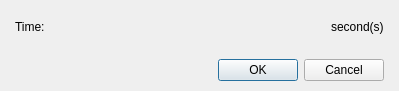
<?xml version="1.0" encoding="UTF-8"?>
<ui version="4.0">
 <class>DialogCommandWait</class>
 <widget class="QDialog" name="DialogCommandWait">
  <property name="geometry">
   <rect>
    <x>0</x>
    <y>0</y>
    <width>399</width>
    <height>91</height>
   </rect>
  </property>
  <property name="windowTitle">
   <string>Wait...</string>
  </property>
  <layout class="QGridLayout" name="gridLayout">
   <property name="leftMargin">
    <number>15</number>
   </property>
   <property name="topMargin">
    <number>10</number>
   </property>
   <property name="rightMargin">
    <number>15</number>
   </property>
   <property name="bottomMargin">
    <number>10</number>
   </property>
   <item row="0" column="0">
    <layout class="QVBoxLayout" name="verticalLayout" stretch="1,0">
     <property name="spacing">
      <number>15</number>
     </property>
     <item>
      <layout class="QHBoxLayout" name="horizontalLayout" stretch="0,1,0">
       <item>
        <widget class="QLabel" name="labelTime">
         <property name="text">
          <string>Time:</string>
         </property>
        </widget>
       </item>
       <item>
        <widget class="PanelPrimitiveValue" name="panelPrimitiveTime" native="true">
         <property name="enabled">
          <bool>true</bool>
         </property>
         <property name="minimumSize">
          <size>
           <width>250</width>
           <height>27</height>
          </size>
         </property>
         <property name="maximumSize">
          <size>
           <width>250</width>
           <height>27</height>
          </size>
         </property>
        </widget>
       </item>
       <item>
        <widget class="QLabel" name="labelSeconds">
         <property name="text">
          <string>second(s)</string>
         </property>
        </widget>
       </item>
      </layout>
     </item>
     <item>
      <widget class="QDialogButtonBox" name="buttonBox">
       <property name="orientation">
        <enum>Qt::Horizontal</enum>
       </property>
       <property name="standardButtons">
        <set>QDialogButtonBox::Cancel|QDialogButtonBox::Ok</set>
       </property>
      </widget>
     </item>
    </layout>
   </item>
  </layout>
 </widget>
 <customwidgets>
  <customwidget>
   <class>PanelPrimitiveValue</class>
   <extends>QWidget</extends>
   <header>panelprimitivevalue.h</header>
   <container>1</container>
  </customwidget>
 </customwidgets>
 <resources/>
 <connections>
  <connection>
   <sender>buttonBox</sender>
   <signal>accepted()</signal>
   <receiver>DialogCommandWait</receiver>
   <slot>accept()</slot>
   <hints>
    <hint type="sourcelabel">
     <x>248</x>
     <y>254</y>
    </hint>
    <hint type="destinationlabel">
     <x>157</x>
     <y>274</y>
    </hint>
   </hints>
  </connection>
  <connection>
   <sender>buttonBox</sender>
   <signal>rejected()</signal>
   <receiver>DialogCommandWait</receiver>
   <slot>reject()</slot>
   <hints>
    <hint type="sourcelabel">
     <x>316</x>
     <y>260</y>
    </hint>
    <hint type="destinationlabel">
     <x>286</x>
     <y>274</y>
    </hint>
   </hints>
  </connection>
 </connections>
</ui>
